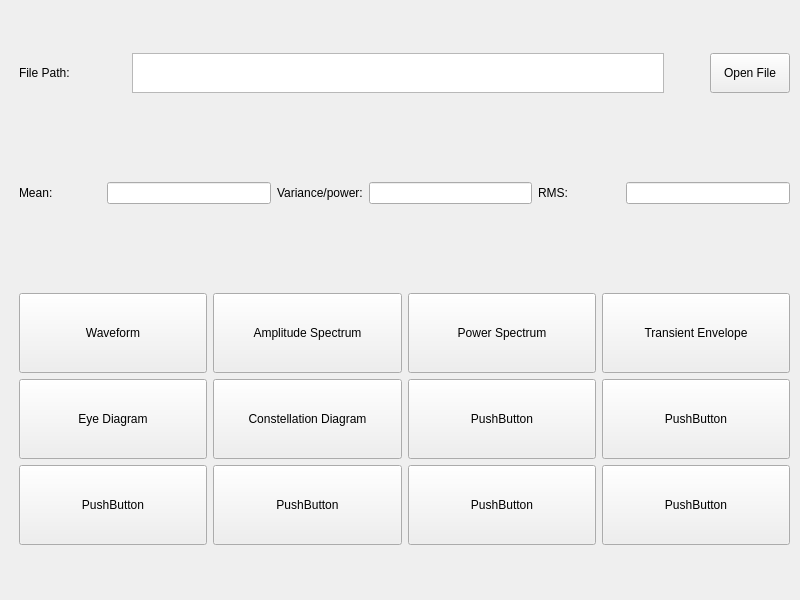
<?xml version="1.0" encoding="UTF-8"?>
<ui version="4.0">
 <class>Widget</class>
 <widget class="QWidget" name="Widget">
  <property name="geometry">
   <rect>
    <x>0</x>
    <y>0</y>
    <width>800</width>
    <height>600</height>
   </rect>
  </property>
  <property name="windowTitle">
   <string>Widget</string>
  </property>
  <widget class="QWidget" name="verticalLayoutWidget">
   <property name="geometry">
    <rect>
     <x>19</x>
     <y>10</y>
     <width>771</width>
     <height>581</height>
    </rect>
   </property>
   <layout class="QVBoxLayout" name="MainWidget" stretch="4,1,2,1,16">
    <property name="sizeConstraint">
     <enum>QLayout::SetDefaultConstraint</enum>
    </property>
    <item>
     <layout class="QHBoxLayout" name="FilePath" stretch="1,0,8,0,1">
      <property name="topMargin">
       <number>0</number>
      </property>
      <property name="bottomMargin">
       <number>0</number>
      </property>
      <item>
       <widget class="QLabel" name="label">
        <property name="text">
         <string>File Path: </string>
        </property>
       </widget>
      </item>
      <item>
       <spacer name="horizontalSpacer">
        <property name="orientation">
         <enum>Qt::Horizontal</enum>
        </property>
        <property name="sizeHint" stdset="0">
         <size>
          <width>40</width>
          <height>20</height>
         </size>
        </property>
       </spacer>
      </item>
      <item>
       <widget class="QTextEdit" name="filePath">
        <property name="minimumSize">
         <size>
          <width>0</width>
          <height>40</height>
         </size>
        </property>
        <property name="maximumSize">
         <size>
          <width>16777215</width>
          <height>40</height>
         </size>
        </property>
       </widget>
      </item>
      <item>
       <spacer name="horizontalSpacer_2">
        <property name="orientation">
         <enum>Qt::Horizontal</enum>
        </property>
        <property name="sizeHint" stdset="0">
         <size>
          <width>40</width>
          <height>20</height>
         </size>
        </property>
       </spacer>
      </item>
      <item>
       <widget class="QPushButton" name="Open_File">
        <property name="minimumSize">
         <size>
          <width>80</width>
          <height>40</height>
         </size>
        </property>
        <property name="maximumSize">
         <size>
          <width>80</width>
          <height>40</height>
         </size>
        </property>
        <property name="text">
         <string>Open File</string>
        </property>
        <property name="iconSize">
         <size>
          <width>20</width>
          <height>20</height>
         </size>
        </property>
       </widget>
      </item>
     </layout>
    </item>
    <item>
     <spacer name="verticalSpacer_2">
      <property name="orientation">
       <enum>Qt::Vertical</enum>
      </property>
      <property name="sizeType">
       <enum>QSizePolicy::Fixed</enum>
      </property>
      <property name="sizeHint" stdset="0">
       <size>
        <width>20</width>
        <height>40</height>
       </size>
      </property>
     </spacer>
    </item>
    <item>
     <layout class="QHBoxLayout" name="signalInfo" stretch="1,2,1,2,1,2">
      <item>
       <widget class="QLabel" name="meanLabel">
        <property name="text">
         <string>Mean:</string>
        </property>
       </widget>
      </item>
      <item>
       <widget class="QLineEdit" name="meanLineEdit">
        <property name="readOnly">
         <bool>true</bool>
        </property>
       </widget>
      </item>
      <item>
       <widget class="QLabel" name="varianceLabel">
        <property name="text">
         <string>Variance/power:</string>
        </property>
       </widget>
      </item>
      <item>
       <widget class="QLineEdit" name="varianceLineEdit">
        <property name="readOnly">
         <bool>true</bool>
        </property>
       </widget>
      </item>
      <item>
       <widget class="QLabel" name="rmsLabel">
        <property name="text">
         <string>RMS:</string>
        </property>
       </widget>
      </item>
      <item>
       <widget class="QLineEdit" name="rmsLineEdit">
        <property name="readOnly">
         <bool>true</bool>
        </property>
       </widget>
      </item>
     </layout>
    </item>
    <item>
     <spacer name="verticalSpacer">
      <property name="orientation">
       <enum>Qt::Vertical</enum>
      </property>
      <property name="sizeType">
       <enum>QSizePolicy::Fixed</enum>
      </property>
      <property name="sizeHint" stdset="0">
       <size>
        <width>20</width>
        <height>40</height>
       </size>
      </property>
     </spacer>
    </item>
    <item>
     <layout class="QVBoxLayout" name="FunctionArea" stretch="1,1,1">
      <item>
       <layout class="QHBoxLayout" name="horizontalLayout_3" stretch="1,1,1,1">
        <item>
         <widget class="QPushButton" name="Waveform">
          <property name="minimumSize">
           <size>
            <width>80</width>
            <height>80</height>
           </size>
          </property>
          <property name="maximumSize">
           <size>
            <width>16777215</width>
            <height>16777215</height>
           </size>
          </property>
          <property name="text">
           <string>Waveform</string>
          </property>
         </widget>
        </item>
        <item>
         <widget class="QPushButton" name="Amplitude_Spectrum">
          <property name="minimumSize">
           <size>
            <width>80</width>
            <height>80</height>
           </size>
          </property>
          <property name="text">
           <string>Amplitude Spectrum</string>
          </property>
         </widget>
        </item>
        <item>
         <widget class="QPushButton" name="Power_Spectrum">
          <property name="minimumSize">
           <size>
            <width>80</width>
            <height>80</height>
           </size>
          </property>
          <property name="text">
           <string>Power Spectrum</string>
          </property>
         </widget>
        </item>
        <item>
         <widget class="QPushButton" name="Transient_Envelope">
          <property name="minimumSize">
           <size>
            <width>80</width>
            <height>80</height>
           </size>
          </property>
          <property name="text">
           <string>Transient Envelope</string>
          </property>
         </widget>
        </item>
       </layout>
      </item>
      <item>
       <layout class="QHBoxLayout" name="horizontalLayout_2" stretch="1,1,1,1">
        <item>
         <widget class="QPushButton" name="Eye_Diagram">
          <property name="minimumSize">
           <size>
            <width>80</width>
            <height>80</height>
           </size>
          </property>
          <property name="text">
           <string>Eye Diagram</string>
          </property>
         </widget>
        </item>
        <item>
         <widget class="QPushButton" name="Constellation_Diagram">
          <property name="minimumSize">
           <size>
            <width>80</width>
            <height>80</height>
           </size>
          </property>
          <property name="text">
           <string>Constellation Diagram</string>
          </property>
         </widget>
        </item>
        <item>
         <widget class="QPushButton" name="pushButton_3">
          <property name="minimumSize">
           <size>
            <width>80</width>
            <height>80</height>
           </size>
          </property>
          <property name="text">
           <string>PushButton</string>
          </property>
         </widget>
        </item>
        <item>
         <widget class="QPushButton" name="PushButton_2">
          <property name="minimumSize">
           <size>
            <width>80</width>
            <height>80</height>
           </size>
          </property>
          <property name="text">
           <string>PushButton</string>
          </property>
         </widget>
        </item>
       </layout>
      </item>
      <item>
       <layout class="QHBoxLayout" name="horizontalLayout_4" stretch="1,1,1,1">
        <item>
         <widget class="QPushButton" name="pushButton_10">
          <property name="minimumSize">
           <size>
            <width>80</width>
            <height>80</height>
           </size>
          </property>
          <property name="text">
           <string>PushButton</string>
          </property>
         </widget>
        </item>
        <item>
         <widget class="QPushButton" name="pushButton_11">
          <property name="minimumSize">
           <size>
            <width>80</width>
            <height>80</height>
           </size>
          </property>
          <property name="text">
           <string>PushButton</string>
          </property>
         </widget>
        </item>
        <item>
         <widget class="QPushButton" name="pushButton_12">
          <property name="minimumSize">
           <size>
            <width>80</width>
            <height>80</height>
           </size>
          </property>
          <property name="text">
           <string>PushButton</string>
          </property>
         </widget>
        </item>
        <item>
         <widget class="QPushButton" name="pushButton_13">
          <property name="minimumSize">
           <size>
            <width>80</width>
            <height>80</height>
           </size>
          </property>
          <property name="text">
           <string>PushButton</string>
          </property>
         </widget>
        </item>
       </layout>
      </item>
     </layout>
    </item>
   </layout>
  </widget>
 </widget>
 <resources/>
 <connections/>
</ui>
